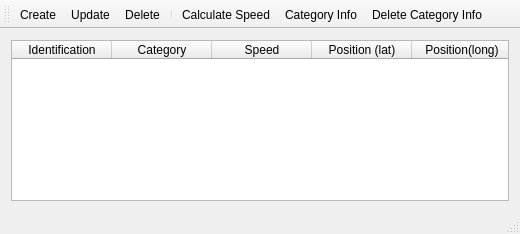
<ui version="4.0" >
 <class>EntityMwClass</class>
 <widget class="QMainWindow" name="EntityMwClass" >
  <property name="geometry" >
   <rect>
    <x>0</x>
    <y>0</y>
    <width>520</width>
    <height>234</height>
   </rect>
  </property>
  <property name="windowTitle" >
   <string>Vehicles</string>
  </property>
  <property name="windowIcon" >
   <iconset resource="entitymw.qrc" >:/EntityMw/Resources/safir.png</iconset>
  </property>
  <widget class="QWidget" name="centralWidget" >
   <layout class="QGridLayout" >
    <item row="0" column="0" >
     <widget class="QTableWidget" name="tableWidget" >
      <property name="horizontalScrollBarPolicy" >
       <enum>Qt::ScrollBarAlwaysOff</enum>
      </property>
      <property name="editTriggers" >
       <set>QAbstractItemView::DoubleClicked|QAbstractItemView::EditKeyPressed|QAbstractItemView::NoEditTriggers</set>
      </property>
      <property name="selectionMode" >
       <enum>QAbstractItemView::SingleSelection</enum>
      </property>
      <property name="selectionBehavior" >
       <enum>QAbstractItemView::SelectRows</enum>
      </property>
      <property name="showGrid" >
       <bool>false</bool>
      </property>
      <column>
       <property name="text" >
        <string>Identification</string>
       </property>
      </column>
      <column>
       <property name="text" >
        <string>Category</string>
       </property>
      </column>
      <column>
       <property name="text" >
        <string>Speed</string>
       </property>
      </column>
      <column>
       <property name="text" >
        <string>Position (lat)</string>
       </property>
      </column>
      <column>
       <property name="text" >
        <string>Position(long)</string>
       </property>
      </column>
     </widget>
    </item>
   </layout>
  </widget>
  <widget class="QMenuBar" name="menuBar" >
   <property name="geometry" >
    <rect>
     <x>0</x>
     <y>0</y>
     <width>520</width>
     <height>21</height>
    </rect>
   </property>
  </widget>
  <widget class="QToolBar" name="mainToolBar" >
   <property name="iconSize" >
    <size>
     <width>18</width>
     <height>18</height>
    </size>
   </property>
   <property name="toolButtonStyle" >
    <enum>Qt::ToolButtonTextUnderIcon</enum>
   </property>
   <attribute name="toolBarArea" >
    <enum>TopToolBarArea</enum>
   </attribute>
   <attribute name="toolBarBreak" >
    <bool>false</bool>
   </attribute>
   <addaction name="actionCreate" />
   <addaction name="actionUpdate" />
   <addaction name="actionDelete" />
   <addaction name="separator" />
   <addaction name="actionSpeed" />
   <addaction name="actionCategory" />
   <addaction name="actionDeleteCategoryInfo" />
  </widget>
  <widget class="QStatusBar" name="statusBar" />
  <action name="actionCreate" >
   <property name="icon" >
    <iconset resource="entitymw.qrc" >:/EntityMw/Resources/new.png</iconset>
   </property>
   <property name="text" >
    <string>Create...</string>
   </property>
  </action>
  <action name="actionUpdate" >
   <property name="icon" >
    <iconset resource="entitymw.qrc" >:/EntityMw/Resources/open.png</iconset>
   </property>
   <property name="text" >
    <string>Update...</string>
   </property>
  </action>
  <action name="actionDelete" >
   <property name="icon" >
    <iconset resource="entitymw.qrc" >:/EntityMw/Resources/delete.png</iconset>
   </property>
   <property name="text" >
    <string>Delete</string>
   </property>
  </action>
  <action name="actionSpeed" >
   <property name="icon" >
    <iconset resource="entitymw.qrc" >:/EntityMw/Resources/calculator.png</iconset>
   </property>
   <property name="text" >
    <string>Calculate Speed...</string>
   </property>
   <property name="toolTip" >
    <string>Calculate Speed</string>
   </property>
  </action>
  <action name="actionCategory" >
   <property name="icon" >
    <iconset resource="entitymw.qrc" >:/EntityMw/Resources/open_form.png</iconset>
   </property>
   <property name="text" >
    <string>Category Info...</string>
   </property>
   <property name="toolTip" >
    <string>Category Info</string>
   </property>
  </action>
  <action name="actionDeleteCategoryInfo" >
   <property name="icon" >
    <iconset resource="entitymw.qrc" >:/EntityMw/Resources/delete.png</iconset>
   </property>
   <property name="text" >
    <string>Delete Category Info</string>
   </property>
   <property name="iconText" >
    <string>Delete Category Info</string>
   </property>
   <property name="toolTip" >
    <string>Delete Category Info</string>
   </property>
  </action>
 </widget>
 <layoutdefault spacing="6" margin="11" />
 <resources>
  <include location="entitymw.qrc" />
 </resources>
 <connections/>
</ui>
